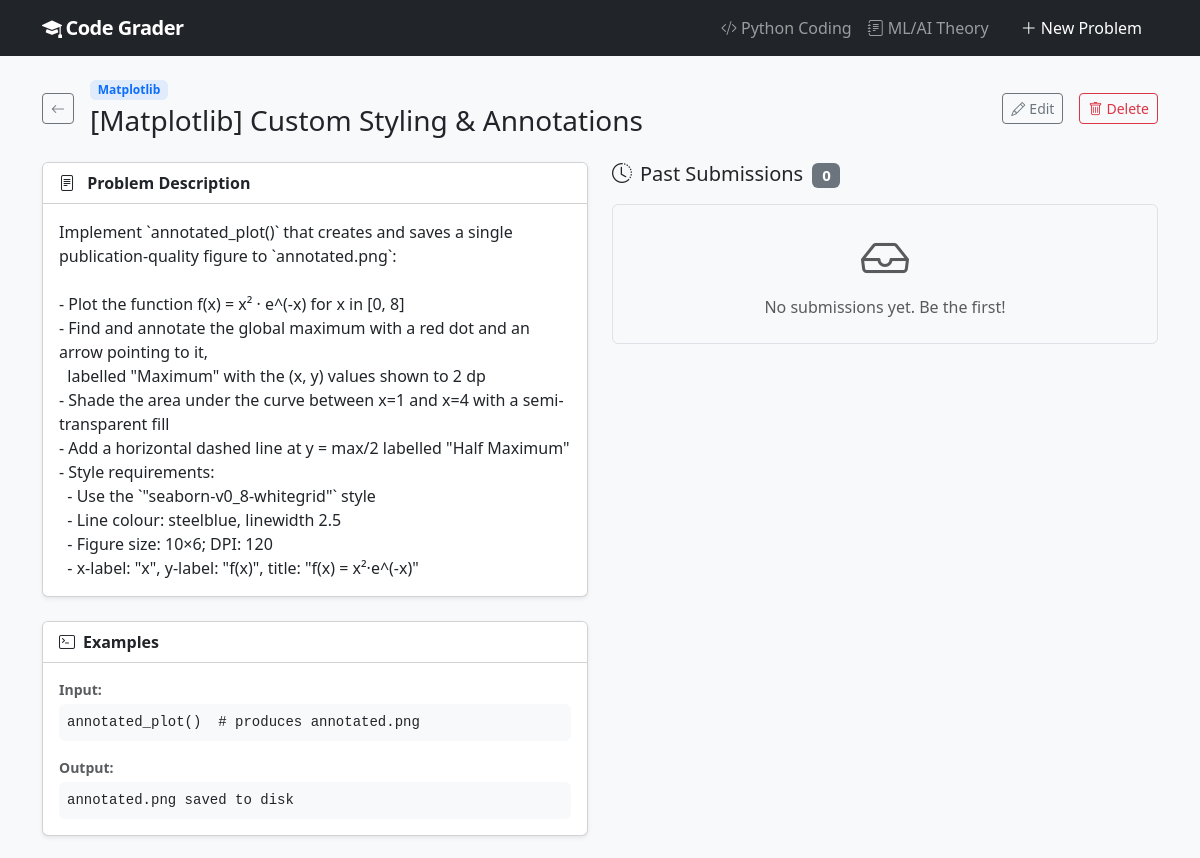
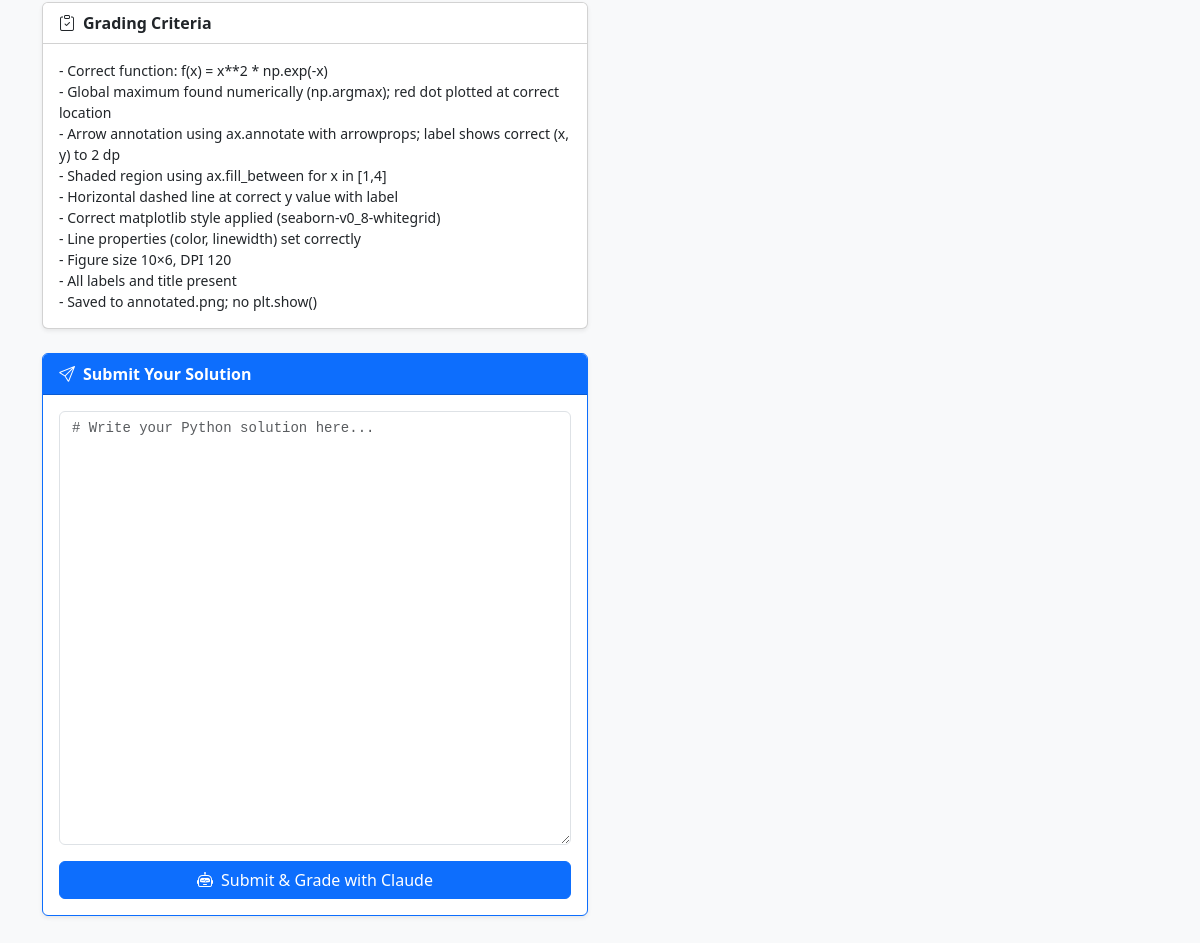
/problems/12/, run on the app's committed database (2 pictures, top to bottom).
### grader/models.py (models this page shows, shortened)
class Problem(models.Model):
    class Category(models.TextChoices):
        CODING = "coding", "Python Coding"
        THEORY = "theory", "ML/AI Theory"
    title = models.CharField(max_length=200)
    description = models.TextField(help_text="Full problem description shown to students.")
    grading_criteria = models.TextField(
        help_text="Criteria Claude will use to evaluate submissions."
    )
    example_input = models.TextField(blank=True)
    example_output = models.TextField(blank=True)
    category = models.CharField(
        max_length=20,
        choices=Category.choices,
        default=Category.CODING,
        db_index=True,
    )
    subject_area = models.CharField(
        max_length=50,
        choices=ALL_SUBJECT_AREAS,
        default="python_basics",
        db_index=True,
    )
    created_at = models.DateTimeField(auto_now_add=True)
    updated_at = models.DateTimeField(auto_now=True)
    class Meta:
        ordering = ["subject_area", "title"]
    @property
    def subject_label(self):
        return dict(ALL_SUBJECT_AREAS).get(self.subject_area, self.subject_area)
    @property
    def is_theory(self):
        return self.category == self.Category.THEORY

### grader/views.py (the view)
# urls.py: path("problems/<int:pk>/", views.problem_detail, name="problem_detail"),
def problem_detail(request, pk):
    problem = get_object_or_404(Problem, pk=pk)
    submissions = problem.submissions.all()
    form = TheorySubmissionForm() if problem.is_theory else CodingSubmissionForm()
    return render(request, "grader/problem_detail.html", {
        "problem": problem,
        "submissions": submissions,
        "form": form,
        **_problem_ui(problem),
    })

### grader/forms.py
class CodingSubmissionForm(forms.ModelForm):
    class Meta:
        model = Submission
        fields = ["answer"]
        widgets = {
            "answer": forms.Textarea(
                attrs={
                    "class": "form-control font-monospace",
                    "rows": 20,
                    "placeholder": "# Write your Python solution here...",
                    "spellcheck": "false",
                }
            )
        }
        labels = {"answer": "Your Code"}

### grader/views.py (called while the page is built)
def _problem_ui(problem):
    if problem.is_theory:
        return {"accent": "success", "icon": "bi-journal-text", "submit_label": "Submit Answer"}
    return {"accent": "primary", "icon": "bi-code-slash", "submit_label": "Submit & Grade with Claude"}

### templates/grader/problem_detail.html (shortened to what this page needs)
{% extends "base.html" %}
{% block content %}
<div class="d-flex align-items-center mb-4 gap-3 flex-wrap">
  <a href="{% if problem.is_theory %}{% url 'theory_list' %}{% else %}{% url 'coding_list' %}{% endif %}"
     class="btn btn-sm btn-outline-secondary">
    <i class="bi bi-arrow-left"></i>
  </a>
  <div class="flex-grow-1 min-w-0">
    <div class="d-flex align-items-center gap-2 mb-1">
      <span class="badge bg-{{ accent }} bg-opacity-10 text-{{ accent }} small">
        {{ problem.subject_label }}
      </span>
    </div>
    <h1 class="h3 mb-0">{{ problem.title }}</h1>
  </div>
  <a href="{% url 'problem_edit' problem.pk %}" class="btn btn-sm btn-outline-secondary">
    <i class="bi bi-pencil me-1"></i>Edit
  </a>
  <a href="{% url 'problem_delete' problem.pk %}" class="btn btn-sm btn-outline-danger">
    <i class="bi bi-trash me-1"></i>Delete
  </a>
</div>
<div class="row g-4">
  <div class="col-lg-6">
    <div class="card shadow-sm mb-4">
      <div class="card-header fw-semibold bg-white">
        <i class="bi bi-file-text me-2"></i>
        {% if problem.is_theory %}Question{% else %}Problem Description{% endif %}
      </div>
      <div class="card-body">
        {% if problem.is_theory %}
        <div class="render-markdown theory-description">{{ problem.description }}</div>
        {% else %}
        <p class="mb-0" style="white-space: pre-wrap;">{{ problem.description }}</p>
        {% endif %}
      </div>
    </div>
    {% if problem.example_input or problem.example_output %}
    <div class="card shadow-sm mb-4">
      <div class="card-header fw-semibold bg-white">
        <i class="bi bi-terminal me-2"></i>Examples
      </div>
      <div class="card-body">
        {% if problem.example_input %}
        <p class="mb-1 small fw-semibold text-muted">Input:</p>
        <pre class="bg-light rounded p-2 mb-3"><code>{{ problem.example_input }}</code></pre>
        {% endif %}
        {% if problem.example_output %}
        <p class="mb-1 small fw-semibold text-muted">Output:</p>
        <pre class="bg-light rounded p-2 mb-0"><code>{{ problem.example_output }}</code></pre>
        {% endif %}
      </div>
    </div>
    {% endif %}
    <div class="card shadow-sm mb-4">
      <div class="card-header fw-semibold bg-white">
        <i class="bi bi-clipboard-check me-2"></i>Grading Criteria
      </div>
      <div class="card-body">
        {% if problem.is_theory %}
        <div class="render-markdown small">{{ problem.grading_criteria }}</div>
        {% else %}
        <p class="mb-0 small" style="white-space: pre-wrap;">{{ problem.grading_criteria }}</p>
        {% endif %}
      </div>
    </div>
    <div class="card shadow-sm border-{{ accent }}">
      <div class="card-header fw-semibold bg-{{ accent }} text-white">
        {% if problem.is_theory %}
        <i class="bi bi-pencil-square me-2"></i>Write Your Answer
        {% else %}
        <i class="bi bi-send me-2"></i>Submit Your Solution
        {% endif %}
      </div>
      <div class="card-body">
        <form method="post" action="{% url 'submission_create' problem.pk %}">
          {{ form.answer }}
          <button type="submit" class="btn btn-{{ accent }} mt-3 w-100">
            <i class="bi bi-robot me-2"></i>{{ submit_label }}
          </button>
        </form>
      </div>
    </div>
  </div>
  <div class="col-lg-6">
    <h5 class="mb-3">
      <i class="bi bi-clock-history me-2"></i>Past Submissions
      <span class="badge bg-secondary ms-1">{{ submissions.count }}</span>
    </h5>
    {% if submissions %}
    <div class="d-flex flex-column gap-3">
      {% for sub in submissions %}
      <a href="{% url 'submission_detail' sub.pk %}" class="text-decoration-none">
        <div class="card shadow-sm">
          <div class="card-body d-flex align-items-center gap-3">
            <div class="text-center" style="min-width: 56px;">
              {% if sub.status == 'graded' %}
              <span class="badge bg-{{ sub.score_color }} rounded-circle d-flex align-items-center
                           justify-content-center fw-bold"
                    style="width:56px;height:56px;font-size:1.1rem;">
                {{ sub.score }}
              </span>
              {% elif sub.status == 'error' %}
              <span class="badge bg-danger rounded-circle d-flex align-items-center justify-content-center"
                    style="width:56px;height:56px;font-size:1.4rem;">
                <i class="bi bi-exclamation-triangle"></i>
              </span>
              {% else %}
              <span class="badge bg-secondary rounded-circle d-flex align-items-center justify-content-center"
                    style="width:56px;height:56px;font-size:1.4rem;">
                <i class="bi bi-hourglass-split"></i>
              </span>
              {% endif %}
            </div>
            <div class="flex-grow-1 min-w-0">
              <div class="fw-semibold text-dark">
                {% if sub.status == 'graded' %}
                  Score: {{ sub.score }}/100 ({{ sub.score_letter }})
                {% else %}
                  Status: {{ sub.get_status_display }}
                {% endif %}
              </div>
              <div class="text-muted small">{{ sub.submitted_at|date:"M d, Y H:i" }}</div>
            </div>
            <i class="bi bi-chevron-right text-muted"></i>
          </div>
        </div>
      </a>
      {% endfor %}
    </div>
    {% else %}
    <div class="text-center py-4 text-muted border rounded">
      <i class="bi bi-inbox display-5 d-block mb-2"></i>
      No submissions yet. Be the first!
    </div>
    {% endif %}
  </div>
</div>
{% endblock %}

### templates/base.html (style rules this page uses)
body { background-color: #f8f9fa; }
textarea.font-monospace { font-size: 0.875rem; }

### data on the page
Problem: subject_label "Matplotlib", title "[Matplotlib] Custom Styling & Annotations", description "Implement `annotated_plot()` that creates and saves a single publication-quality figure to `annotated.png`: - Plot the function f(x) = x² · e^(-x) for x in [0, 8] - Find and annotate the global maximum with a red dot and an arrow pointing to it, labelled \"Maximum\" with the (x, y) values shown to 2 dp - Shade the area under the curve between x=1 and x=4 with a semi-transparent fill - Add a horizontal dashed line at y = max/2 labelled \"Half Maximum\" - Style requirements: - Use the `\"seaborn-v0_8-whitegrid\"` style - Line colour: steelblue, linewidth 2.5 - Figure size: 10×6; DPI: 120 - x-label: \"x\", y-label: \"f(x)\", title: \"f(x) = x²·e^(-x)\"", example_input "annotated_plot() # produces annotated.png", example_output "annotated.png saved to disk", grading_criteria "- Correct function: f(x) = x**2 * np.exp(-x) - Global maximum found numerically (np.argmax); red dot plotted at correct location - Arrow annotation using ax.annotate with arrowprops; label shows correct (x, y) to 2 dp - Shaded region using ax.fill_between for x in [1,4] - Horizontal dashed line at correct y value with label - Correct matplotlib style applied (seaborn-v0_8-whitegrid) - Line properties (color, linewidth) set correctly - Figure size 10×6, DPI 120 - All labels and title present - Saved to annotated.png; no plt.show()", count "0"

### other printed values
{{ submit_label }} "Submit & Grade with Claude"
